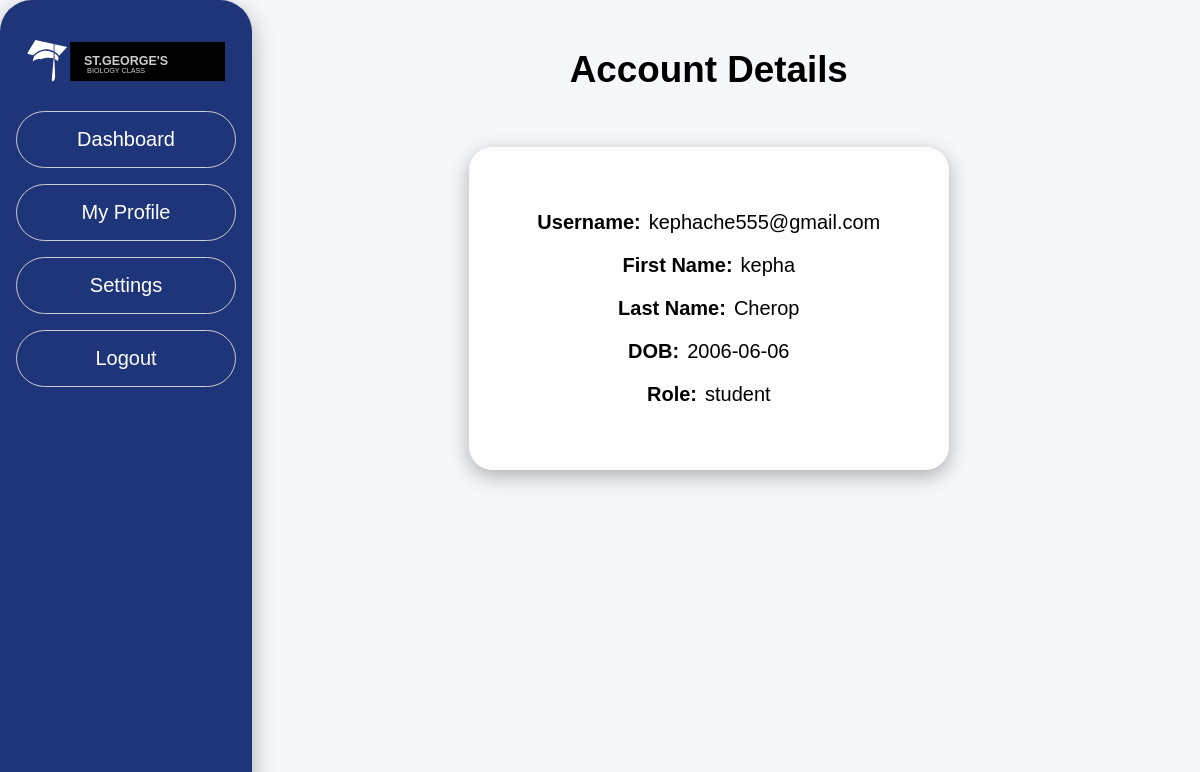
/accountDetails (signed in), run on the app's committed database.
### website/models.py (models this page shows)
class User(db.Model, UserMixin):
    __tablename__ = 'users'
    id=db.Column(db.Integer, primary_key=True)
    username = db.Column(db.String(150), unique = True) #email for username
    password=db.Column(db.String(150))
    first_name = db.Column(db.String(150))
    last_name = db.Column(db.String(150))
    DOB =  db.Column(db.String(150))
    has_paid = db.Column(db.Boolean, default=False)
    user_type = db.Column(db.String(50))
    level = db.Column(db.String(50))  # 'Advanced' or 'Lower'
    student_level = db.Column(db.String(50))  # 'lower_secondary' or 'advanced'

### website/views.py (the view)
@views.route('/accountDetails')
@login_required
def account_details():
    return render_template("accountDetails.html", user=current_user)

### website/__init__.py (called while the page is built)
def create_app():
    app = Flask(__name__)
    app.config['SECRET_KEY'] = 'gvfvsvf'
    app.config["SQLALCHEMY_DATABASE_URI"]= f"sqlite:///{DB_NAME}"
    db.init_app(app)
    from .views import views
    from .auth import auth
    app.register_blueprint(views, url_prefix='/')
    app.register_blueprint(auth, url_prefix='/')
    from .models import User
    create_database(app)
    login_manager = LoginManager()
    login_manager.login_view = 'auth.login'
    login_manager.init_app(app)
    @login_manager.user_loader
    def load_user(id):
        return User.query.get(int(id))
    return app

### website/templates/accountDetails.html (shortened to what this page needs)
<!DOCTYPE html>
<html lang="en">
<head>
    <link rel="stylesheet" href="{{ url_for('static', filename='css/base.css') }}">
    <link rel="stylesheet" href="{{ url_for('static', filename='css/accountDetails.css') }}">
</head>
    <body>
        {% include 'sidebar.html' %}
        <a href="{{ url_for('views.home') }}" class="back-button">Back</a>
        <main>
            <h1>Account Details</h1>
            <div class="card">
                <ul>
                    <li>
                        <span>Username:</span>{{ user.username }}
                    </li>
                    <li>
                        <span>First Name:</span>{{ user.first_name }}</li>
                    <li>
                        <span>Last Name:</span>{{ user.last_name }}
                    </li>
                    <li>
                        <span>DOB:</span>{{ user.DOB }}
                    </li>
                    <li>
                        <span>Role:</span>{{ user.user_type }}
                    </li>
                </ul>
            </div>
        </main>
    </body>
</html>

### website/static/css/base.css (style rules this page uses)
body { background: #f5f7fa; padding: 1rem; font-family: Helvetica, sans-serif; font-size: 1.15rem; }
a { text-decoration: none; }
main { width: 80%; margin-left: 14rem; display: flex; flex-direction: column; align-items: center; justify-content: center; }
.card { width: 30rem; min-height: 16rem; margin: 2rem; border-radius: 1.5rem; padding: 1.5rem; box-sizing: border-box; background-color: rgba(255, 255, 255, 0.79); box-shadow: 0px 6px 20px rgba(0, 0, 0, 0.3); transition: transform 0.5s ease-in-out; display: flex; flex-direction: column; justify-content: center; align-items: center; text-align: center; }
.back-button { width: 7.8rem; text-align: center; position: fixed; bottom: 3.5rem; left: 2.5rem; background-color: #1f3579; padding: 1rem 2rem; border: 1px solid #ccc; border-radius: 2rem; text-decoration: none; color: white; transition: background 0.5s, color 0.5s; }

### website/static/css/accountDetails.css (style rules this page uses)
ul { list-style-type: none; padding: 0; font-size: 1.25rem; }
li { margin: 1.25rem 0; }
li span { font-weight: bold; margin-right: 0.5rem; }

### data on the page
User: username "kephache555@gmail.com", first_name "kepha", last_name "Cherop", DOB "2006-06-06", user_type "student"
